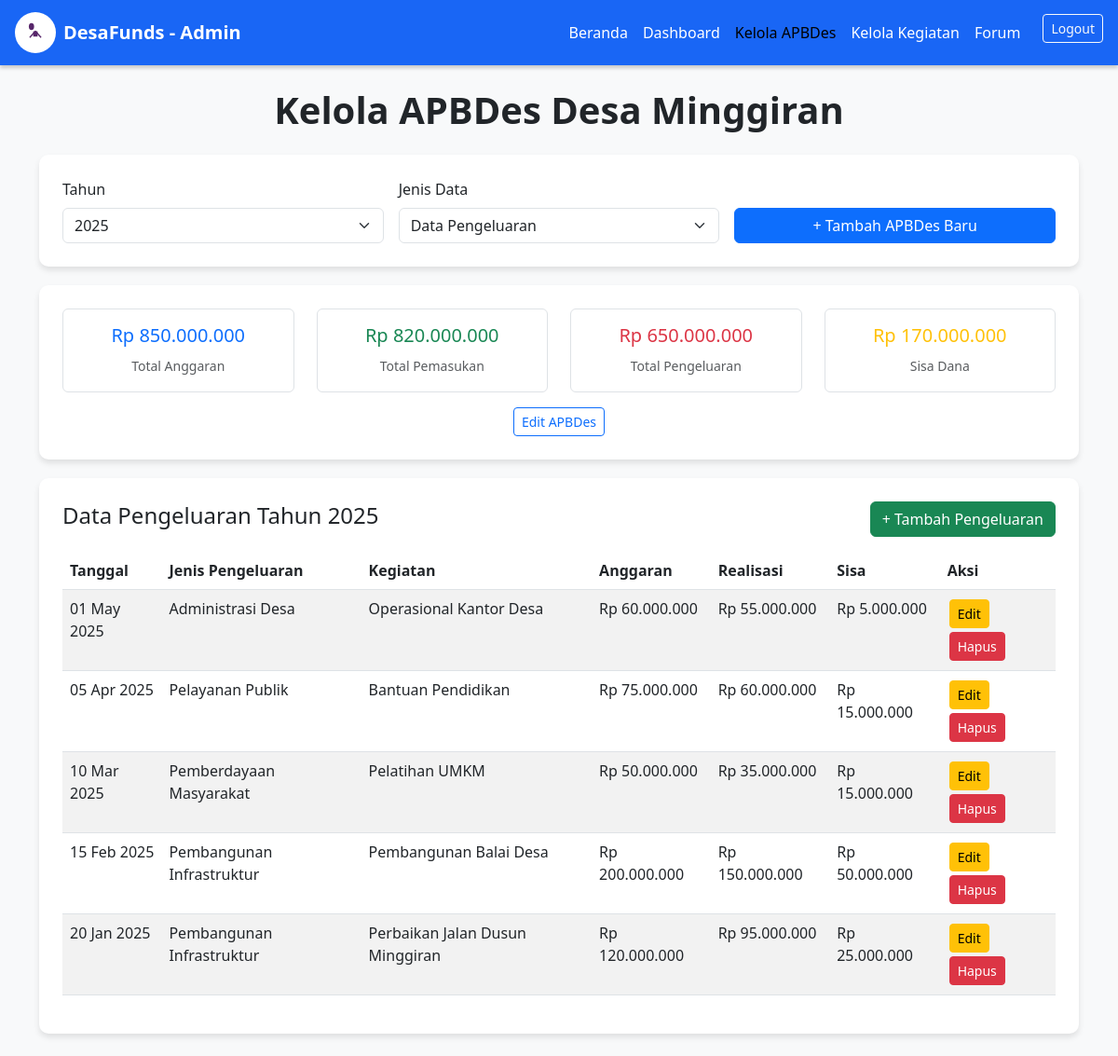
The page /admin_apbdes.php (signed in) on the database its author committed.
### tables this page shows
CREATE TABLE IF NOT EXISTS apbdes (
    id INT AUTO_INCREMENT PRIMARY KEY,
    tahun YEAR NOT NULL,
    total_anggaran DECIMAL(15,2) NOT NULL,
    total_pemasukan DECIMAL(15,2) NOT NULL,
    total_pengeluaran DECIMAL(15,2) NOT NULL,
    sisa_dana DECIMAL(15,2) NOT NULL
);

CREATE TABLE IF NOT EXISTS pengeluaran (
    id INT AUTO_INCREMENT PRIMARY KEY,
    apbdes_id INT NOT NULL,
    jenis_pengeluaran_id INT NOT NULL,
    nama_kegiatan VARCHAR(255) NOT NULL,
    anggaran DECIMAL(15,2) NOT NULL,
    realisasi DECIMAL(15,2) NOT NULL DEFAULT 0,
    sisa_anggaran DECIMAL(15,2) NOT NULL,
    keterangan TEXT,
    tanggal DATE NOT NULL,
    FOREIGN KEY (apbdes_id) REFERENCES apbdes(id),
    FOREIGN KEY (jenis_pengeluaran_id) REFERENCES jenis_pengeluaran(id)
);

CREATE TABLE IF NOT EXISTS jenis_pengeluaran (
    id INT AUTO_INCREMENT PRIMARY KEY,
    nama_jenis VARCHAR(100) NOT NULL UNIQUE
);

### admin_apbdes.php (the view, shortened to what this page needs)
<?php
require_once 'config.php';
$selected_year = isset($_GET['tahun']) ? clean_input($_GET['tahun']) : '2025';
$jenis_data = isset($_GET['jenis']) ? clean_input($_GET['jenis']) : 'pengeluaran';
try {
    $stmt = $pdo->prepare("SELECT DISTINCT tahun FROM apbdes ORDER BY tahun DESC");
    $stmt->execute();
    $tahun_list = $stmt->fetchAll();
} catch(PDOException $e) {
    $error = "Gagal memuat data tahun: " . $e->getMessage();
}
try {
    $stmt = $pdo->prepare("SELECT * FROM apbdes WHERE tahun = ?");
    $stmt->execute([$selected_year]);
    $apbdes = $stmt->fetch();
    $stmt = $pdo->prepare("
        SELECT pe.*, jp.nama_jenis
        FROM pengeluaran pe
        JOIN jenis_pengeluaran jp ON pe.jenis_pengeluaran_id = jp.id
        JOIN apbdes a ON pe.apbdes_id = a.id
        WHERE a.tahun = ?
        ORDER BY pe.tanggal DESC
    ");
    $stmt->execute([$selected_year]);
    $pengeluaran = $stmt->fetchAll();
} catch(PDOException $e) {
    $error = "Gagal memuat data: " . $e->getMessage();
}
?>
<!DOCTYPE html>
<html lang="id">
<head>
    <link href="https://cdn.jsdelivr.net/npm/bootstrap@5.3.0/dist/css/bootstrap.min.css" rel="stylesheet" />
</head>
<body class="bg-light">
    <nav class="navbar navbar-expand-md navbar-custom px-3">
        <a class="navbar-brand d-flex align-items-center fw-bold" href="index.php">
            <div style="width:44px;height:44px;background:#fff;border-radius:50%;display:flex;align-items:center;justify-content:center;margin-right:8px;">
            </div>
            DesaFunds - Admin
        </a>
        <div class="collapse navbar-collapse" id="navMenu">
            <ul class="navbar-nav ms-auto mb-2 mb-md-0">
                <li class="nav-item"><a class="nav-link" href="index.php">Beranda</a></li>
                <li class="nav-item"><a class="nav-link" href="dashboard.php">Dashboard</a></li>
                <li class="nav-item"><a class="nav-link active" href="admin_apbdes.php">Kelola APBDes</a></li>
                <li class="nav-item"><a class="nav-link" href="admin_kegiatan.php">Kelola Kegiatan</a></li>
                <li class="nav-item"><a class="nav-link" href="forum.php">Forum</a></li>
                <li class="nav-item">
                    <a href="admin_logout.php" class="btn btn-outline-light btn-sm ms-3">Logout</a>
                </li>
            </ul>
        </div>
    </nav>
    <main class="container my-4">
        <h1 class="text-center mb-4 fw-bold">Kelola APBDes Desa Minggiran</h1>
        <div class="admin-container">
            <form method="GET" class="row g-3">
                <div class="col-md-4">
                    <label class="form-label">Tahun</label>
                    <select name="tahun" class="form-select" onchange="this.form.submit()">
                        <?php foreach($tahun_list as $tahun): ?>
                            <option value="<?php echo $tahun['tahun']; ?>" <?php echo $selected_year == $tahun['tahun'] ? 'selected' : ''; ?>>
                                <?php echo $tahun['tahun']; ?>
                            </option>
                        <?php endforeach; ?>
                    </select>
                </div>
                <div class="col-md-4">
                    <label class="form-label">Jenis Data</label>
                    <select name="jenis" class="form-select" onchange="this.form.submit()">
                        <option value="pengeluaran" <?php echo $jenis_data == 'pengeluaran' ? 'selected' : ''; ?>>Data Pengeluaran</option>
                    </select>
                </div>
                <div class="col-md-4 d-flex align-items-end">
                    <button type="button" class="btn btn-primary w-100" data-bs-toggle="modal" data-bs-target="#tambahAPBDesModal">
                        + Tambah APBDes Baru
                    </button>
                </div>
            </form>
        </div>
        <?php if ($apbdes): ?>
        <div class="admin-container">
            <div class="row">
                <div class="col-md-3">
                    <div class="border rounded p-3 text-center">
                        <h5 class="text-primary">Rp <?php echo number_format($apbdes['total_anggaran'], 0, ',', '.'); ?></h5>
                        <small class="text-muted">Total Anggaran</small>
                    </div>
                </div>
                <div class="col-md-3">
                    <div class="border rounded p-3 text-center">
                        <h5 class="text-success">Rp <?php echo number_format($apbdes['total_pemasukan'], 0, ',', '.'); ?></h5>
                        <small class="text-muted">Total Pemasukan</small>
                    </div>
                </div>
                <div class="col-md-3">
                    <div class="border rounded p-3 text-center">
                        <h5 class="text-danger">Rp <?php echo number_format($apbdes['total_pengeluaran'], 0, ',', '.'); ?></h5>
                        <small class="text-muted">Total Pengeluaran</small>
                    </div>
                </div>
                <div class="col-md-3">
                    <div class="border rounded p-3 text-center">
                        <h5 class="text-warning">Rp <?php echo number_format($apbdes['sisa_dana'], 0, ',', '.'); ?></h5>
                        <small class="text-muted">Sisa Dana</small>
                    </div>
                </div>
            </div>
            <div class="text-center mt-3">
                <button class="btn btn-outline-primary btn-sm" data-bs-toggle="modal" data-bs-target="#editAPBDesModal<?php echo $apbdes['id']; ?>">
                    Edit APBDes
                </button>
            </div>
        </div>
        <?php endif; ?>
        <?php if ($jenis_data == 'pengeluaran'): ?>
        <div class="admin-container">
            <div class="d-flex justify-content-between align-items-center mb-3">
                <h4>Data Pengeluaran Tahun <?php echo $selected_year; ?></h4>
                <button class="btn btn-success" data-bs-toggle="modal" data-bs-target="#tambahPengeluaranModal">
                    + Tambah Pengeluaran
                </button>
            </div>
            <div class="table-responsive">
                <table class="table table-striped">
                    <thead>
                        <tr>
                            <th>Tanggal</th>
                            <th>Jenis Pengeluaran</th>
                            <th>Kegiatan</th>
                            <th>Anggaran</th>
                            <th>Realisasi</th>
                            <th>Sisa</th>
                            <th>Aksi</th>
                        </tr>
                    </thead>
                    <tbody>
                        <?php if (!empty($pengeluaran)): ?>
                            <?php foreach($pengeluaran as $item): ?>
                            <tr>
                                <td><?php echo date('d M Y', strtotime($item['tanggal'])); ?></td>
                                <td><?php echo htmlspecialchars($item['nama_jenis']); ?></td>
                                <td><?php echo htmlspecialchars($item['nama_kegiatan']); ?></td>
                                <td>Rp <?php echo number_format($item['anggaran'], 0, ',', '.'); ?></td>
                                <td>Rp <?php echo number_format($item['realisasi'], 0, ',', '.'); ?></td>
                                <td>Rp <?php echo number_format($item['sisa_anggaran'], 0, ',', '.'); ?></td>
                                <td>
                                    <button class="btn btn-warning btn-sm btn-action">Edit</button>
                                    <a href="?hapus_pengeluaran=<?php echo $item['id']; ?>&tahun=<?php echo $selected_year; ?>&jenis=pengeluaran"
                                       class="btn btn-danger btn-sm btn-action"
                                       onclick="return confirm('Hapus data pengeluaran ini?')">Hapus</a>
                                </td>
                            </tr>
                            <?php endforeach; ?>
                        <?php else: ?>
                            <tr>
                                <td colspan="7" class="text-center text-muted">Belum ada data pengeluaran</td>
                            </tr>
                        <?php endif; ?>
                    </tbody>
                </table>
            </div>
        </div>
        <?php endif; ?>
    </main>
</body>
</html>

### admin_apbdes.php (style rules this page uses)
.navbar-custom { background-color: #1966f5; box-shadow: 0 3px 4px rgba(0, 0, 0, 0.2); }
.navbar-custom .navbar-brand, .navbar-custom .nav-link { color: white; user-select: none; }
.admin-container { background: white; border-radius: 10px; padding: 25px; box-shadow: 0 4px 6px rgba(0, 0, 0, 0.1); margin-bottom: 20px; }
.btn-action { margin: 2px; }

### rows shown on the page
apbdes: total_anggaran "850.000.000", total_pemasukan "820.000.000", total_pengeluaran "650.000.000", sisa_dana "170.000.000"
pengeluaran: tanggal "01 May 2025", jenis_pengeluaran.nama_jenis "Administrasi Desa", nama_kegiatan "Operasional Kantor Desa", anggaran "60.000.000", realisasi "55.000.000", sisa_anggaran "5.000.000"
pengeluaran: tanggal "05 Apr 2025", jenis_pengeluaran.nama_jenis "Pelayanan Publik", nama_kegiatan "Bantuan Pendidikan", anggaran "75.000.000", realisasi "60.000.000", sisa_anggaran "15.000.000"
pengeluaran: tanggal "10 Mar 2025", jenis_pengeluaran.nama_jenis "Pemberdayaan Masyarakat", nama_kegiatan "Pelatihan UMKM", anggaran "50.000.000", realisasi "35.000.000", sisa_anggaran "15.000.000"
pengeluaran: tanggal "15 Feb 2025", jenis_pengeluaran.nama_jenis "Pembangunan Infrastruktur", nama_kegiatan "Pembangunan Balai Desa", anggaran "200.000.000", realisasi "150.000.000", sisa_anggaran "50.000.000"
pengeluaran: tanggal "20 Jan 2025", jenis_pengeluaran.nama_jenis "Pembangunan Infrastruktur", nama_kegiatan "Perbaikan Jalan Dusun Minggiran", anggaran "120.000.000", realisasi "95.000.000", sisa_anggaran "25.000.000"

### other values the page prints
$selected_year "2025"
form field tahun "2025"
